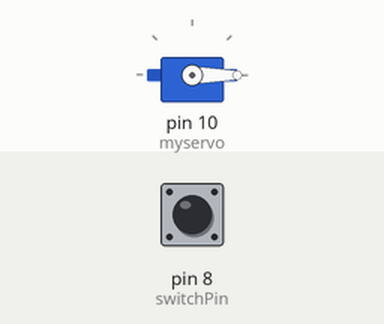
The sketch below on a simulated Arduino Uno, built with avr-gcc and run on an emulated ATmega328P. Shown: servo. The test bench sets the inputs (shaded band); at power-on: pin 8 (switchPin) LOW.

Above: at 1.2 s.
1.3 s: pin 8 (switchPin) pulled HIGH for 0.15 s
At 5.1 s:
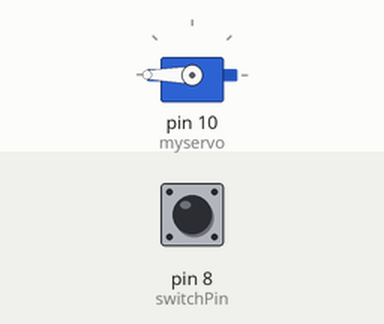
Timing chart, 0 to 6.6 s (numbered marks = the images above; inputs shaded):
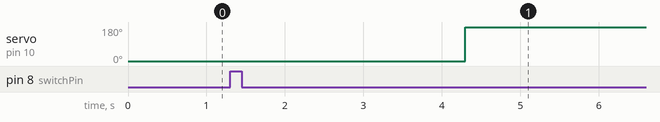

The sketch:

switchTimerServo.ino
```cpp
#include <Servo.h>
const int switchPin = 8;
Servo myservo;
unsigned long timerVal;
unsigned long currentTime;
long timerLength = 3000;

bool timer = false;
int switchVal = 0;
int prevSwitchVal = 0;

void setup() {
  // put your setup code here, to run once:
  pinMode(switchPin, INPUT);
  myservo.attach(10);
  myservo.write(0);

}

void loop() {
  currentTime = millis();
  switchVal = digitalRead(switchPin);

  if (switchVal != prevSwitchVal){
    if (switchVal == HIGH){
      timerVal = currentTime;
      timer = true;
    }
  }

  if (timer == true){
    if (currentTime - timerVal >= timerLength){
      myservo.write(180);
    }
  }

  prevSwitchVal = switchVal;
}
```

Measured:
- after the input at 1.3 s, servo on pin 10 (myservo): 0° → 180° after 3.0 s
